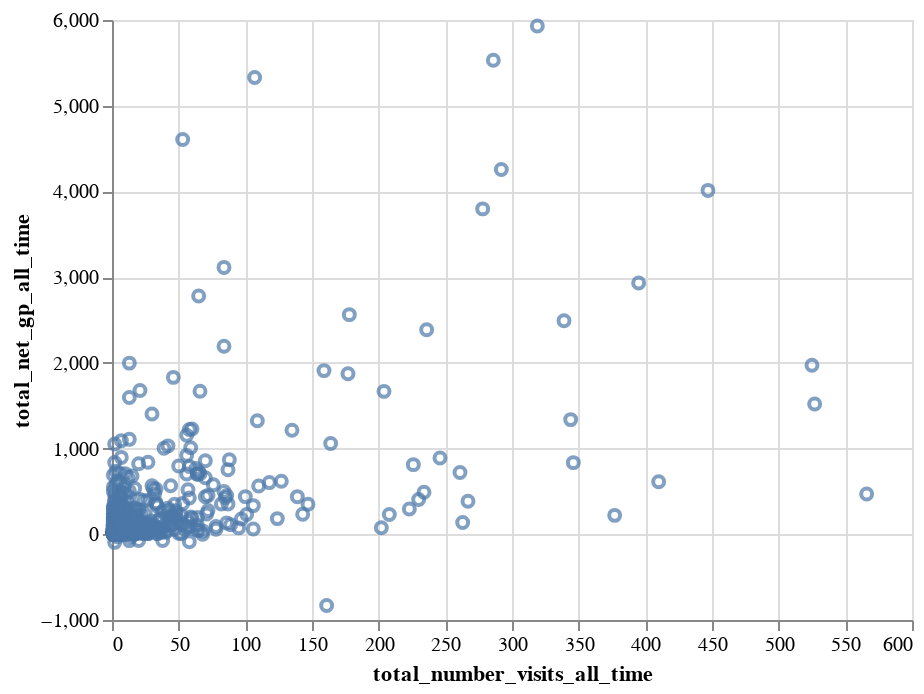

Notebook code cell kept with this figure:
### Code cell
alt.Chart(cas_sample_df).mark_point().encode(
    x='total_number_visits_all_time',
    y='total_net_gp_all_time'
)

### Figure 1 — Vega-Lite specification as saved in the notebook (floating-point values rounded to 4 significant figures; data arrays with more than 128 entries replaced by an {"elided": "..."} marker saying what was removed)
{"$schema": "https://vega.github.io/schema/vega-lite/v3.2.1.json", "config": {"mark": {"tooltip": null}, "view": {"height": 300, "width": 400}}, "data": {"name": "data-e3d3c803e51a02687f4bfbe57201bc20"}, "datasets": {"data-e3d3c803e51a02687f4bfbe57201bc20": {"elided": "1000 records"}}, "encoding": {"x": {"field": "total_number_visits_all_time", "type": "quantitative"}, "y": {"field": "total_net_gp_all_time", "type": "quantitative"}}, "mark": "point"}
